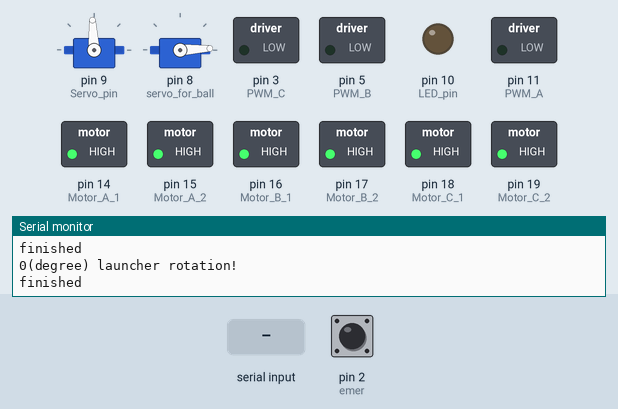
Bench run of a sketch on a simulated Arduino Uno, built with avr-gcc and run on an emulated ATmega328P. On the bench: 2 × servo, switched loads named in the sketch (green lamp = pin HIGH), output pins drawn as LEDs (lit = HIGH), the last lines printed to the serial monitor. Wiring (inferred from the names in the program): 2 × servo: signal pin 8 / signal pin 9. The inputs (shaded band) are chosen by the test bench; at power-on: pin 2 (emer) HIGH. Servo pulses on a pin are drawn as a servo (544–2400 µs = 0–180°); pins used as bus, display or sensor lines are not drawn.

Above: at 4.0 s.
4.1 s: "OFF,1\n" received over Serial
At 5.3 s:
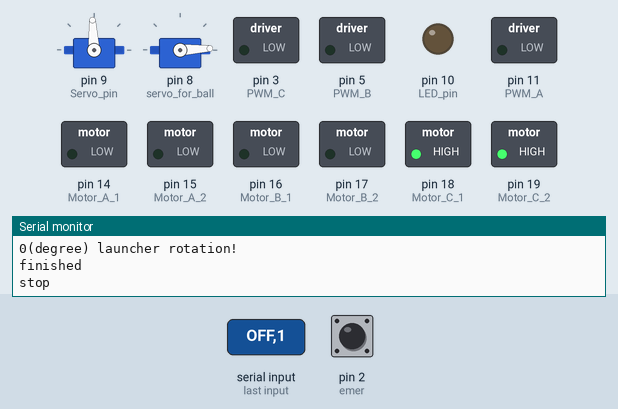
5.6 s: "ON,1\n" received over Serial
At 7.2 s:
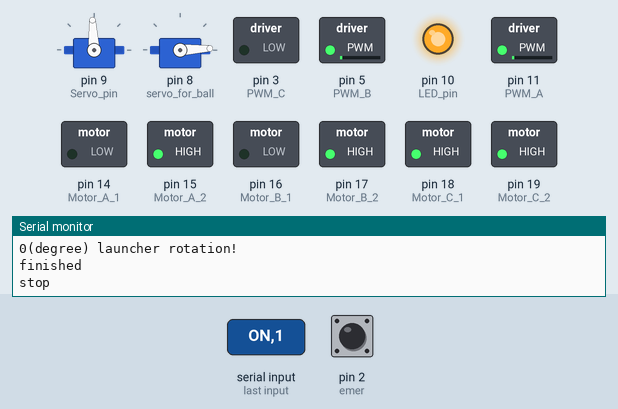
8.1 s: pin 2 (emer) pulled LOW for 0.15 s
At 9.3 s:
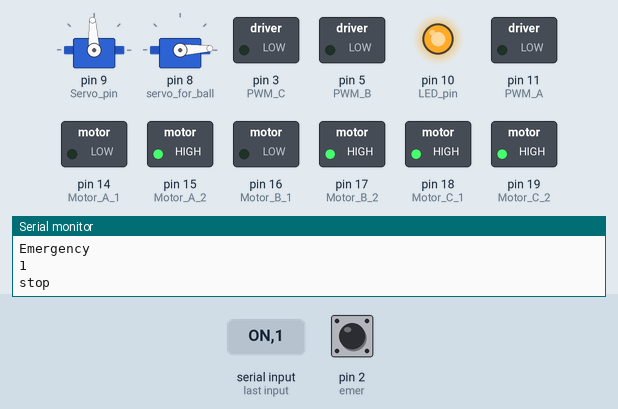
9.7 s: "ON,150\n" received over Serial
At 11.5 s:
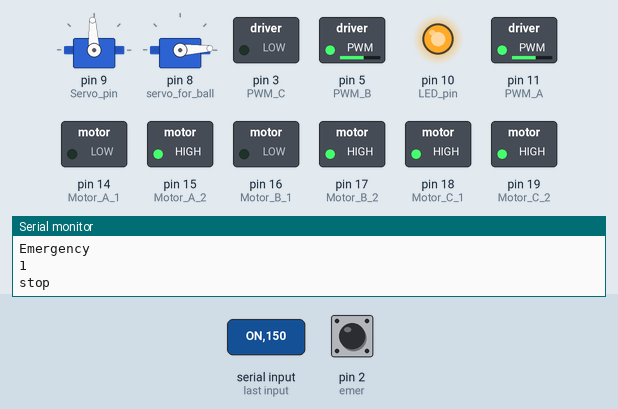
12.2 s: "cON,1\n" received over Serial
At 12.7 s:
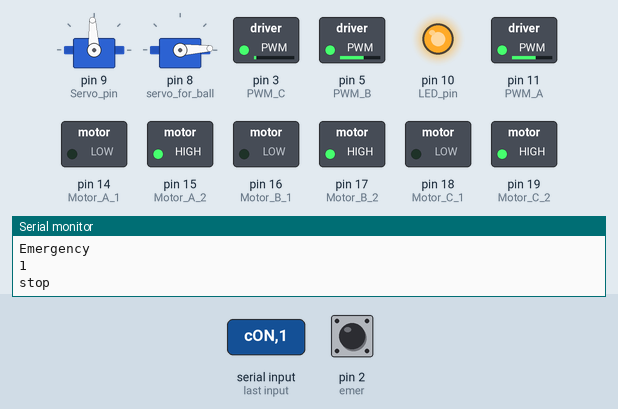
13.7 s: "OFF,150\n" received over Serial
At 15.1 s:
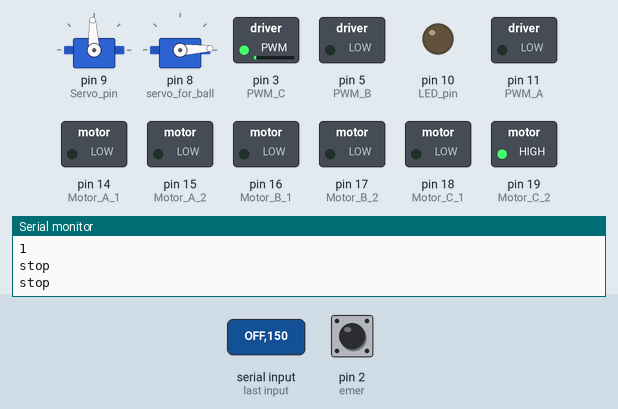
Timing chart, 0 to 16.2 s (numbered marks = the images above; inputs shaded):
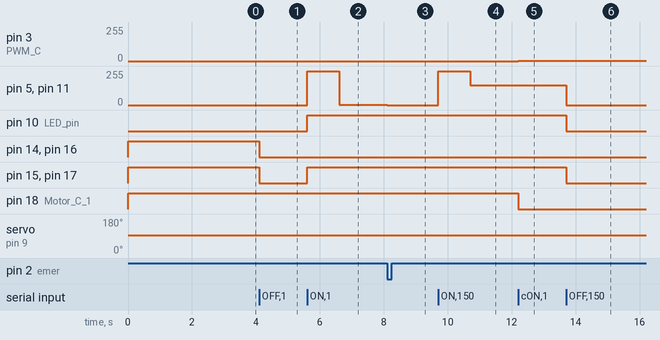

The sketch:

second_arduino_base_2.ino
```cpp
#include <PinChangeInterrupt.h>

const int PWM_A=11;
const int PWM_B=5;
const int PWM_C=3;

//投射機用
const int LED_pin=10;
const int Motor_A_1=14;
const int Motor_A_2=15;
const int Motor_B_1=16;
const int Motor_B_2=17;

//回収機能用
const int Motor_C_1=18;
const int Motor_C_2=19;

//サーボ用
const int Servo_pin=9;
unsigned int current_time_launcher=0;
unsigned int previous_time_launcher=0;
const int interval=1000;//1秒毎
int current_servo=0;

//ボール押し出しサーボ
const int servo_for_ball=8;

//非常停止ボタン
const int emer=2;
int loop_breaker=0;

int launcher=0;
int collector=0;

String textPart;
String numPart;
int num;
//========================================================
void emergency_dayo(){
  Serial.println("Emergency");
  loop_breaker=1;
}

//=====================================================
void setup() {
  Serial.begin(9600);
  pinMode(PWM_A,OUTPUT);
  pinMode(PWM_B,OUTPUT);
  pinMode(PWM_C,OUTPUT);
  pinMode(Motor_A_1,OUTPUT);
  pinMode(Motor_A_2,OUTPUT);
  pinMode(Motor_B_1,OUTPUT);
  pinMode(Motor_B_2,OUTPUT);
  pinMode(Motor_C_1,OUTPUT);
  pinMode(Motor_C_2,OUTPUT);
  pinMode(LED_pin,OUTPUT);
  pinMode(Servo_pin,OUTPUT);
  pinMode(servo_for_ball,OUTPUT);

  pinMode(emer, INPUT_PULLUP); // 内部プルアップ抵抗を使用
  attachPCINT(digitalPinToPCINT(emer),emergency_dayo , FALLING);

  analogWrite(PWM_A,0);
  analogWrite(PWM_B,0);
  analogWrite(PWM_C,0);
  digitalWrite(Motor_A_1,HIGH);
  digitalWrite(Motor_A_2,HIGH);
  digitalWrite(Motor_B_1,HIGH);
  digitalWrite(Motor_B_2,HIGH);
  digitalWrite(Motor_C_1,HIGH);
  digitalWrite(Motor_C_2,HIGH);
  digitalWrite(LED_pin,LOW);
  delay(1000);


  servo(90,Servo_pin);
  servo(0,servo_for_ball);
}
void loop() {
  if (Serial.available() > 0) {
    get_serial_value();
    if(textPart=="ON"){
      digitalWrite(LED_pin,HIGH);
      digitalWrite(Motor_A_1,LOW);
      digitalWrite(Motor_A_2,HIGH);
      digitalWrite(Motor_B_1,LOW);
      digitalWrite(Motor_B_2,HIGH);
      analogWrite(PWM_A,255);
      analogWrite(PWM_B,255);
      delay(1000);
      analogWrite(PWM_A,num);
      analogWrite(PWM_B,num);
      launcher=1;
      previous_time_launcher=millis();
    }
    if(textPart=="OFF"){
      digitalWrite(LED_pin,LOW);
      digitalWrite(Motor_A_1,LOW);
      digitalWrite(Motor_A_2,LOW);
      digitalWrite(Motor_B_1,LOW);
      digitalWrite(Motor_B_2,LOW);
      Serial.println("stop");
      analogWrite(PWM_A,0);
      analogWrite(PWM_B,0);
      launcher=0;
    }
    if(textPart=="cON"){
      digitalWrite(Motor_C_1,LOW);
      digitalWrite(Motor_C_2,HIGH);
      analogWrite(PWM_C,num);
      collector=1;
    }
    if(textPart=="cOFF"){
      Serial.println("stop");
      digitalWrite(Motor_C_1,LOW);
      digitalWrite(Motor_C_2,LOW);
      analogWrite(PWM_C,0);
      collector=0;
    }
    if(textPart== "Test"){
      digitalWrite(LED_pin,HIGH);
      digitalWrite(Motor_A_1,LOW);
      digitalWrite(Motor_A_2,HIGH);
      digitalWrite(Motor_B_1,LOW);
      digitalWrite(Motor_B_2,HIGH);
      analogWrite(PWM_A,num);
      analogWrite(PWM_B,num);
      delay(5000);
      launcher=0;
    }
    if(textPart=="open"){
      servo(20,servo_for_ball);
      servo(0,servo_for_ball);
    }
    if(textPart=="push"){
      Serial.println("push");
      servo(0,Servo_pin);
      delay(1000);
      servo(90,Servo_pin);
    }
  }

  if(loop_breaker==1){
    Serial.println(loop_breaker);
    Serial.println("stop");
    analogWrite(PWM_A,0);
    analogWrite(PWM_B,0);
    analogWrite(PWM_C,0);
    loop_breaker=0;
  }
}

//========================================================
//シリアル通信判断関数
bool isNumeric(String str) {
  int decimalCount = 0;  // 小数点の数をカウントする変数
  for (int i = 0; i < str.length(); i++) {
    if (!isDigit(str[i])) {
      if (str[i] == '.' && decimalCount == 0) {  // 小数点が1つだけ許容される
        decimalCount++;
      } else if (i == 0 && str[i] == '-') {  // 最初の文字がマイナス記号の場合は許容
      } else {
        return false;  // 数字でも小数点でもマイナス記号でもない場合はfalseを返す
      }
    }
  }
  return true;
}


void get_serial_value(){
  String data = Serial.readStringUntil('\n');
  data.trim();  // 余分なスペースや改行を削除
  //データを,区切りで分析
  int commaIndex = data.indexOf(',');
  if (commaIndex != -1) {
    textPart = data.substring(0, commaIndex);  // カンマより前
    numPart = data.substring(commaIndex + 1);  // カンマより後ろ
    // カンマの後ろの部分を数値に変換
    if (isNumeric(numPart)) {  // 数値かどうかのチェック
      num = numPart.toInt();   // double型の数値に変換
    }
  }
}

//サーボモータ角度の（ゴールへの）自動位置合わせ関数
void servo(int i,int Pin) {
  Serial.print(i);
  Serial.println("(degree) launcher rotation!");
  moveServo(current_servo, i, Pin);
  current_servo=i;
}
//サーボモータの制御関数(角度・入力)
void moveServo(int startAngle, int endAngle, int Pin) {
  int startTime = millis();
  for(int i=0;i<100;i++){
    func(endAngle,Pin);
  }
  Serial.println("finished");
}
//サーボモータの制御関数
void func(int x,int Pin) {
  int angle = x * 9.35 + 500;
  digitalWrite(Pin, HIGH);
  delayMicroseconds(angle);
  digitalWrite(Pin, LOW);
  delayMicroseconds(500000);
}
```

Measured:
- after the input at 4.1 s, pin 14 (Motor_A_1), pin 15 (Motor_A_2), pin 16 (Motor_B_1), pin 17 (Motor_B_2): HIGH → LOW at once
- after the input at 5.6 s, pin 5 (PWM_B), pin 11 (PWM_A): 0/255 → 255/255 at once, → 1/255 1.0 s later; pin 10 (LED_pin), pin 15 (Motor_A_2), pin 17 (Motor_B_2): LOW → HIGH at once
- after the input at 8.1 s, pin 5 (PWM_B), pin 11 (PWM_A): 1/255 → 0/255 at once
- after the input at 9.7 s, pin 5 (PWM_B), pin 11 (PWM_A): 0/255 → 255/255 at once, → 150/255 1.0 s later
- after the input at 12.2 s, pin 3 (PWM_C): 0/255 → 1/255 at once; pin 18 (Motor_C_1): HIGH → LOW at once
- after the input at 13.7 s, pin 5 (PWM_B), pin 11 (PWM_A): 150/255 → 0/255 at once; pin 10 (LED_pin), pin 15 (Motor_A_2), pin 17 (Motor_B_2): HIGH → LOW at once
